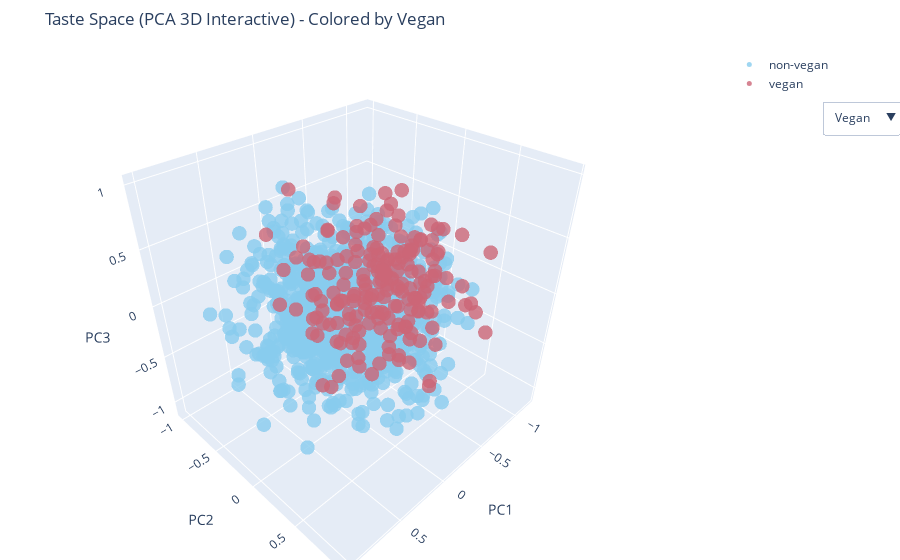

Notebook cell for this chart:
### Code cell
pca = PCA(n_components=3, random_state=9)
Z = pca.fit_transform(Xw)

vis_pca = pd.DataFrame({
    "PC1": Z[:, 0],
    "PC2": Z[:, 1],
    "PC3": Z[:, 2],
    "vegan": df["vegan"].map({0: "non-vegan", 1: "vegan"}),
    "region": pd.Categorical(df["region"], categories=REGIONS),
    "age": df["age"]
})

# --- Helper to create color-specific trace list ---
def make_pca_traces(color_attr):
    if color_attr == "age":
        # Continuous variable
        return [
            go.Scatter3d(
                x=vis_pca["PC1"],
                y=vis_pca["PC2"],
                z=vis_pca["PC3"],
                mode="markers",
                marker=dict(
                    size=5,
                    color=vis_pca["age"],
                    colorscale="Viridis",
                    colorbar=dict(title="Age"),
                    opacity=0.8
                ),
                text=vis_pca.apply(lambda r: f"Region: {r['region']}<br>Age: {r['age']}<br>Vegan: {r['vegan']}", axis=1),
                hoverinfo="text",
                name="age"
            )
        ]
    else:
        # Categorical variable (vegan or region)
        traces = []
        palette = px.colors.qualitative.Safe
        categories = vis_pca[color_attr].unique()
        for i, cat in enumerate(categories):
            subset = vis_pca[vis_pca[color_attr] == cat]
            traces.append(
                go.Scatter3d(
                    x=subset["PC1"], y=subset["PC2"], z=subset["PC3"],
                    mode="markers",
                    marker=dict(size=5, color=palette[i % len(palette)], opacity=0.8),
                    name=str(cat),
                    text=subset.apply(lambda r: f"Region: {r['region']}<br>Age: {r['age']}<br>Vegan: {r['vegan']}", axis=1),
                    hoverinfo="text"
                )
            )
        return traces

fig_pca = go.Figure()

# Store all traces for all modes
trace_groups = {}
attributes = ["vegan", "region", "age"]

for attr in attributes:
    traces = make_pca_traces(attr)
    trace_groups[attr] = traces
    for i, trace in enumerate(traces):
        trace.visible = (attr == "vegan")  # only vegan visible at start
        fig_pca.add_trace(trace)

# Build visibility masks
dropdown_buttons = []
total_traces = sum(len(v) for v in trace_groups.values())

for attr in attributes:
    visibility = []
    for a in attributes:
        visibility.extend([a == attr] * len(trace_groups[a]))
    
    dropdown_buttons.append(
        dict(
            label=attr.capitalize(),
            method="update",
            args=[
                {"visible": visibility},
                {"title": f"Taste Space (PCA 3D Interactive) - Colored by {attr.capitalize()}"}
            ]
        )
    )

fig_pca.update_layout(
    title="Taste Space (PCA 3D Interactive) - Colored by Vegan",
    scene=dict(xaxis_title="PC1", yaxis_title="PC2", zaxis_title="PC3"),
    updatemenus=[{
        "buttons": dropdown_buttons,
        "direction": "down",
        "x": 1.15,
        "y": 0.9,
        "xanchor": "left",
        "showactive": True
    }],
    margin=dict(l=0, r=0, b=0, t=50)
)

fig_pca.show()

### Figure 1 — Plotly figure (JSON) as saved in the notebook; plotly's stock layout.template omitted (floating-point values rounded to 4 significant figures; data arrays with more than 128 entries replaced by an {"elided": "..."} marker saying what was removed)
{"data": [{"hoverinfo": "text", "marker": {"color": "rgb(136, 204, 238)", "opacity": 0.8, "size": 5}, "mode": "markers", "name": "non-vegan", "text": {"elided": "805 str values"}, "type": "scatter3d", "visible": true, "x": {"elided": "805 float values"}, "y": {"elided": "805 float values"}, "z": {"elided": "805 float values"}}, {"hoverinfo": "text", "marker": {"color": "rgb(204, 102, 119)", "opacity": 0.8, "size": 5}, "mode": "markers", "name": "vegan", "text": {"elided": "195 str values"}, "type": "scatter3d", "visible": true, "x": {"elided": "195 float values"}, "y": {"elided": "195 float values"}, "z": {"elided": "195 float values"}}, {"hoverinfo": "text", "marker": {"color": "rgb(136, 204, 238)", "opacity": 0.8, "size": 5}, "mode": "markers", "name": "EastAsia", "text": {"elided": "156 str values"}, "type": "scatter3d", "visible": false, "x": {"elided": "156 float values"}, "y": {"elided": "156 float values"}, "z": {"elided": "156 float values"}}, {"hoverinfo": "text", "marker": {"color": "rgb(204, 102, 119)", "opacity": 0.8, "size": 5}, "mode": "markers", "name": "MiddleEast", "text": {"elided": "170 str values"}, "type": "scatter3d", "visible": false, "x": {"elided": "170 float values"}, "y": {"elided": "170 float values"}, "z": {"elided": "170 float values"}}, {"hoverinfo": "text", "marker": {"color": "rgb(221, 204, 119)", "opacity": 0.8, "size": 5}, "mode": "markers", "name": "SouthAsia", "text": {"elided": "162 str values"}, "type": "scatter3d", "visible": false, "x": {"elided": "162 float values"}, "y": {"elided": "162 float values"}, "z": {"elided": "162 float values"}}, {"hoverinfo": "text", "marker": {"color": "rgb(17, 119, 51)", "opacity": 0.8, "size": 5}, "mode": "markers", "name": "Europe", "text": {"elided": "162 str values"}, "type": "scatter3d", "visible": false, "x": {"elided": "162 float values"}, "y": {"elided": "162 float values"}, "z": {"elided": "162 float values"}}, {"hoverinfo": "text", "marker": {"color": "rgb(51, 34, 136)", "opacity": 0.8, "size": 5}, "mode": "markers", "name": "LatAm", "text": {"elided": "160 str values"}, "type": "scatter3d", "visible": false, "x": {"elided": "160 float values"}, "y": {"elided": "160 float values"}, "z": {"elided": "160 float values"}}, {"hoverinfo": "text", "marker": {"color": "rgb(170, 68, 153)", "opacity": 0.8, "size": 5}, "mode": "markers", "name": "USA", "text": {"elided": "190 str values"}, "type": "scatter3d", "visible": false, "x": {"elided": "190 float values"}, "y": {"elided": "190 float values"}, "z": {"elided": "190 float values"}}, {"hoverinfo": "text", "marker": {"color": {"elided": "1000 int values"}, "colorbar": {"title": {"text": "Age"}}, "colorscale": [[0, "#440154"], [0.1111, "#482878"], [0.2222, "#3e4989"], [0.3333, "#31688e"], [0.4444, "#26828e"], [0.5556, "#1f9e89"], [0.6667, "#35b779"], [0.7778, "#6ece58"], [0.8889, "#b5de2b"], [1, "#fde725"]], "opacity": 0.8, "size": 5}, "mode": "markers", "name": "age", "text": {"elided": "1000 str values"}, "type": "scatter3d", "visible": false, "x": {"elided": "1000 float values"}, "y": {"elided": "1000 float values"}, "z": {"elided": "1000 float values"}}], "layout": {"margin": {"b": 0, "l": 0, "r": 0, "t": 50}, "scene": {"xaxis": {"title": {"text": "PC1"}}, "yaxis": {"title": {"text": "PC2"}}, "zaxis": {"title": {"text": "PC3"}}}, "title": {"text": "Taste Space (PCA 3D Interactive) - Colored by Vegan"}, "updatemenus": [{"buttons": [{"args": [{"visible": [true, true, false, false, false, false, false, false, false]}, {"title": "Taste Space (PCA 3D Interactive) - Colored by Vegan"}], "label": "Vegan", "method": "update"}, {"args": [{"visible": [false, false, true, true, true, true, true, true, false]}, {"title": "Taste Space (PCA 3D Interactive) - Colored by Region"}], "label": "Region", "method": "update"}, {"args": [{"visible": [false, false, false, false, false, false, false, false, true]}, {"title": "Taste Space (PCA 3D Interactive) - Colored by Age"}], "label": "Age", "method": "update"}], "direction": "down", "showactive": true, "x": 1.15, "xanchor": "left", "y": 0.9}]}}
